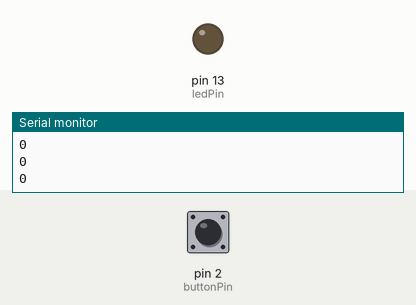
This sketch was run on a simulated Arduino Uno, built with avr-gcc and run on an emulated ATmega328P. On the bench: output pins drawn as LEDs (lit = HIGH), the last lines printed to the serial monitor. The inputs (shaded band) are chosen by the test bench; at power-on: pin 2 (buttonPin) HIGH.

Above: at 1.2 s.
1.3 s: pin 2 (buttonPin) pulled LOW for 0.15 s
At 1.4 s:
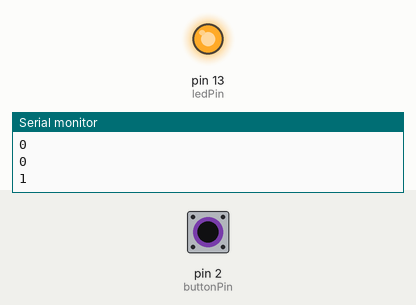
3.0 s: pin 2 (buttonPin) pulled LOW for 3.2 s
At 7.6 s:
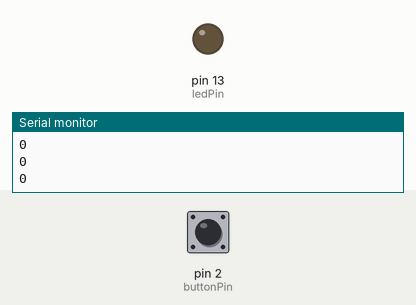
Timing chart, 0 to 9.1 s (numbered marks = the images above; inputs shaded):
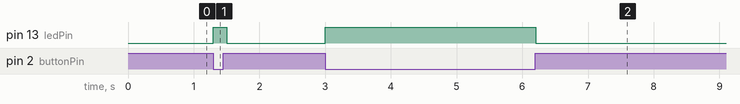

The sketch:

Digital_w11-LED.ino
```cpp
// the setup function runs once when you press reset or power the board
const int buttonPin=2;
const int ledPin=13;
int buttonState=0;

void setup() {
  // initialize digital pin LED_BUILTIN as an output:
   pinMode(ledPin, OUTPUT);
  pinMode(buttonPin,INPUT_PULLUP);
  Serial.begin(9600);
}

// the loop function runs over and over again forever
void loop() {
    int buttonState=digitalRead(buttonPin);
    if(buttonState==HIGH){
      digitalWrite(ledPin,LOW);
       Serial.println("0");
    }
    else{
      digitalWrite(ledPin,HIGH);
      Serial.println("1");
    }
   // Serial.println(buttonState);
    delay(100);
}
```

Measured:
- after the input at 1.3 s, pin 13 (ledPin): LOW → HIGH at once, → LOW 0.20 s later
- after the input at 3.0 s, pin 13 (ledPin): LOW → HIGH at once, → LOW 3.2 s later
